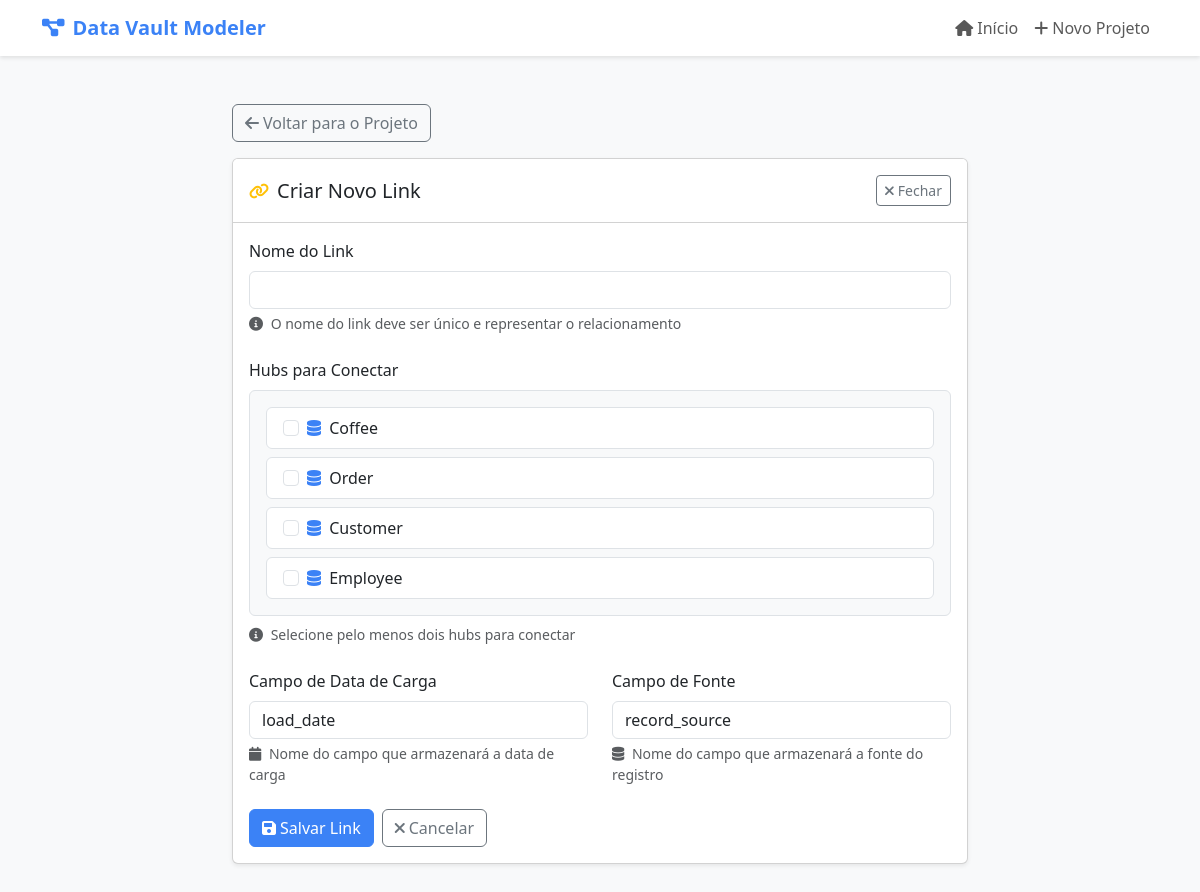
The page /project/1/link/new/ on the database its author committed.
### modeler/models.py (models this page shows)
class Hub(models.Model):
    project = models.ForeignKey(Project, on_delete=models.CASCADE, related_name='hubs')
    name = models.CharField(max_length=100)
    business_key = models.CharField(max_length=100)
    load_date = models.CharField(max_length=100, default='load_date')
    record_source = models.CharField(max_length=100, default='record_source')
    def __str__(self):
        return self.name

### modeler/views.py (the view)
# urls.py: path('project/<int:project_pk>/link/new/', views.create_link, name='create_link'),
def create_link(request, project_pk):
    project = get_object_or_404(Project, pk=project_pk)
    if request.method == 'POST':
        form = LinkForm(request.POST)
        if form.is_valid():
            link = form.save()
            return redirect('project_detail', pk=project.pk)
    else:
        form = LinkForm(initial={'project': project.pk})
    if Hub.objects.filter(project=project).count() < 2:
        return render(request, 'modeler/error_not_enough_hubs.html', {'project': project})
    return render(request, 'modeler/create_link.html', {
        'form': form,
        'project': project
    })

### modeler/forms.py
class LinkForm(forms.ModelForm):
    class Meta:
        model = Link
        fields = ['project', 'name', 'hubs', 'load_date', 'record_source']
        widgets = {
            'project': forms.HiddenInput(),
            'name': forms.TextInput(attrs={'class': 'form-control'}),
            'hubs': forms.CheckboxSelectMultiple(attrs={'class': 'form-check-input'}),
            'load_date': forms.TextInput(attrs={'class': 'form-control'}),
            'record_source': forms.TextInput(attrs={'class': 'form-control'})
        }
    def __init__(self, *args, **kwargs):
        super().__init__(*args, **kwargs)
        if 'initial' in kwargs and 'project' in kwargs['initial']:
            project = kwargs['initial']['project']
            self.fields['hubs'].queryset = Hub.objects.filter(project=project)

### modeler/templates/modeler/create_link.html (shortened to what this page needs)
{% extends "modeler/base.html" %}
{% block content %}
<div class="container py-4">
    <div class="row">
        <div class="col-lg-8 mx-auto">
            <div class="mb-3">
                <a href="{% url 'project_detail' project.pk %}" class="btn btn-outline-secondary">
                    <i class="fas fa-arrow-left me-1"></i>Voltar para o Projeto
                </a>
            </div>
            <div class="card shadow-sm">
                <div class="card-header bg-white py-3">
                    <div class="d-flex align-items-center justify-content-between">
                        <div class="d-flex align-items-center">
                            <i class="fas fa-link text-warning me-2"></i>
                            <h3 class="card-title h5 mb-0">Criar Novo Link</h3>
                        </div>
                        <a href="{% url 'project_detail' project.pk %}" class="btn btn-sm btn-outline-secondary">
                            <i class="fas fa-times me-1"></i>Fechar
                        </a>
                    </div>
                </div>
                <div class="card-body">
                    <form method="post" class="needs-validation" novalidate>
                        <div class="mb-4">
                            <label for="{{ form.name.id_for_label }}" class="form-label">Nome do Link</label>
                            {{ form.name }}
                            <div class="form-text text-muted">
                                <i class="fas fa-info-circle me-1"></i>
                                O nome do link deve ser único e representar o relacionamento
                            </div>
                        </div>
                        <div class="mb-4">
                            <label class="form-label">Hubs para Conectar</label>
                            <div class="hub-selection border rounded p-3" style="max-height: 250px; overflow-y: auto;">
                                <div class="row g-2">
                                    {% for checkbox in form.hubs %}
                                    <div class="col-12">
                                        <div class="card h-100">
                                            <div class="card-body py-2 px-3">
                                                <div class="form-check mb-0">
                                                    <input type="checkbox"
                                                           name="{{ checkbox.data.name }}"
                                                           value="{{ checkbox.data.value }}"
                                                           id="{{ checkbox.id_for_label }}"
                                                           class="form-check-input"
                                                           {% if checkbox.data.selected %}checked{% endif %}>
                                                    <label class="form-check-label" for="{{ checkbox.id_for_label }}">
                                                        <i class="fas fa-database text-primary me-1"></i>
                                                        {{ checkbox.choice_label }}
                                                    </label>
                                                </div>
                                            </div>
                                        </div>
                                    </div>
                                    {% endfor %}
                                </div>
                            </div>
                            <div class="form-text text-muted mt-2">
                                <i class="fas fa-info-circle me-1"></i>
                                Selecione pelo menos dois hubs para conectar
                            </div>
                        </div>
                        <div class="row">
                            <div class="col-md-6">
                                <div class="mb-4">
                                    <label for="{{ form.load_date.id_for_label }}" class="form-label">Campo de Data de Carga</label>
                                    {{ form.load_date }}
                                    <div class="form-text text-muted">
                                        <i class="fas fa-calendar me-1"></i>
                                        Nome do campo que armazenará a data de carga
                                    </div>
                                </div>
                            </div>
                            <div class="col-md-6">
                                <div class="mb-4">
                                    <label for="{{ form.record_source.id_for_label }}" class="form-label">Campo de Fonte</label>
                                    {{ form.record_source }}
                                    <div class="form-text text-muted">
                                        <i class="fas fa-database me-1"></i>
                                        Nome do campo que armazenará a fonte do registro
                                    </div>
                                </div>
                            </div>
                        </div>
                        <div class="d-flex gap-2">
                            <button type="submit" class="btn btn-primary">
                                <i class="fas fa-save me-1"></i>Salvar Link
                            </button>
                            <a href="{% url 'project_detail' project.pk %}" class="btn btn-outline-secondary">
                                <i class="fas fa-times me-1"></i>Cancelar
                            </a>
                        </div>
                    </form>
                </div>
            </div>
        </div>
    </div>
</div>
{% endblock %}

### modeler/templates/modeler/base.html (style rules this page uses)
:root { --bs-primary: #3b82f6; --bs-primary-rgb: 59, 130, 246; }
body { background-color: #f8f9fa; font-family: system-ui, -apple-system, "Segoe UI", Roboto, "Helvetica Neue", Arial, sans-serif; }
.card { transition: transform 0.2s, box-shadow 0.2s; }
.btn-primary { background-color: var(--bs-primary); border-color: var(--bs-primary); }
.text-primary { color: var(--bs-primary) !important; }

### modeler/templates/modeler/create_link.html (style rules this page uses)
.hub-selection { background-color: #f8f9fa; }
.hub-selection .card { transition: all 0.2s ease-in-out; border: 1px solid #dee2e6; }
.hub-selection .card-body { cursor: pointer; }

### rows shown on the page
Hub: choice_label "Coffee"
Hub: choice_label "Order"
Hub: choice_label "Customer"
Hub: choice_label "Employee"
